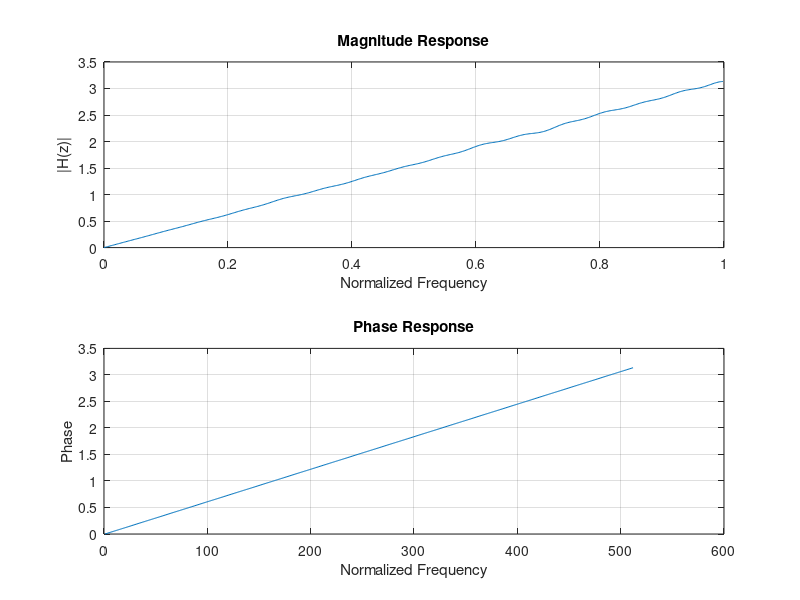
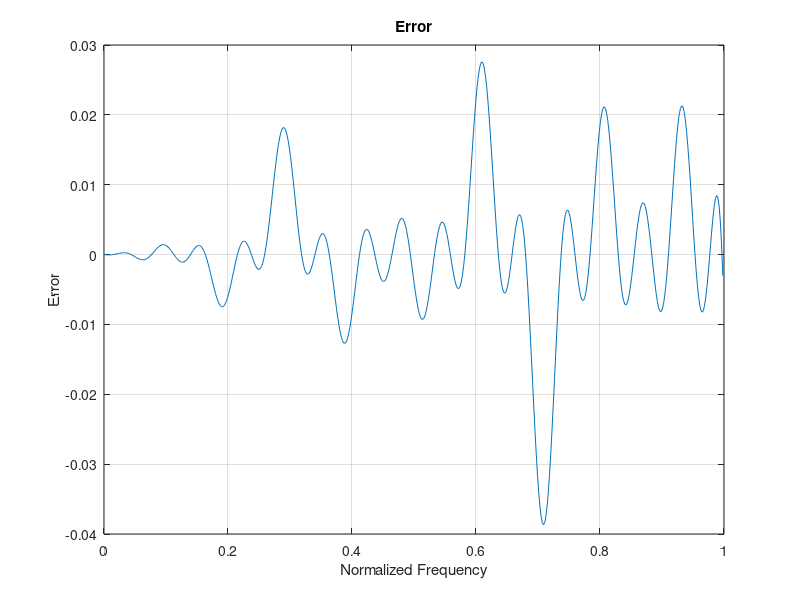

Reproduce these figures in MATLAB, in order.
% EE453 Hw 6 Question 3
% Adam Dykhouse
% Design a length-64 discrete FIR differentiator. Plot
% the magnitude and phase response of the designed filter
% and the absolute error.
N = 64;
f = linspace(0,1,20);
b = firpm(N-1,f,f*pi,'differentiator');
[H,W] = freqz(b,1);

figure(1);
subplot(211),plot((W/pi),abs(H));   % Plot magnitude response
title('Magnitude Response');
xlabel('Normalized Frequency');
ylabel('|H(z)|');
grid on;

subplot(212),plot(W);   % Plot phase response
title('Phase Response');
xlabel('Normalized Frequency');
ylabel('Phase');
grid on;

figure(2);
plot(W/pi,(abs(H)-W));
title('Error');
xlabel('Normalized Frequency');
ylabel('Error');
grid on;